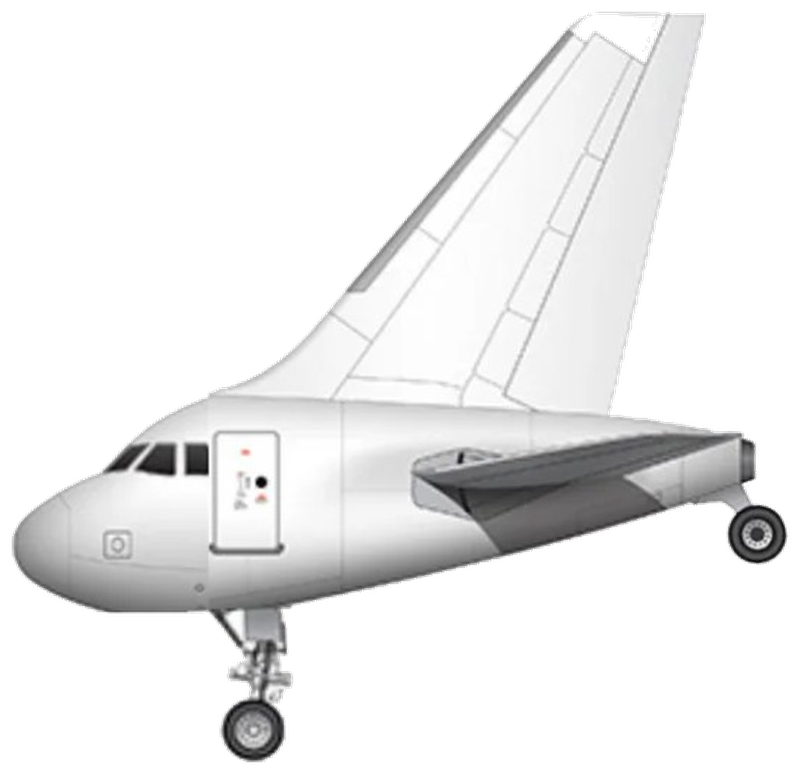
#> input picture img/liveries/src/a3.png, 800 x 774 px; its folder holds only this picture in this run
$ python build_livery_art.py
#> lines starting #> are read from the running program, lines starting #| are printed output that depends on the picture
"""Build in-game livery art from stacked side-profile templates.

For each PNG in img/liveries/src this script:
  1. finds the two stacked side profiles and crops out the TOP one (gear up)
  2. flood-fills the white background from the borders and makes it transparent
  3. saves the result to img/liveries/<name>.png
  4. prints normalized geometry hints (window strip band, fuselage band) that
     are hand-copied into js/liveryart.js

Requires Pillow.
"""
import os, sys, collections
from PIL import Image

SRC = os.path.join(os.path.dirname(__file__), "..", "img", "liveries", "src")
OUT = os.path.join(os.path.dirname(__file__), "..", "img", "liveries")

WHITE_TOL = 18          # how close to pure white counts as background
PAD = 6                 # padding around the cropped plane


def is_bg(px, tol=WHITE_TOL):
    r, g, b = px[0], px[1], px[2]
    return r >= 255 - tol and g >= 255 - tol and b >= 255 - tol


def row_counts(im):
    """Non-background pixel count per row."""
    w, h = im.size
    pix = im.load()
    counts = []
    for y in range(h):
        n = 0
        for x in range(0, w, 2):
            if not is_bg(pix[x, y]):
                n += 1
        counts.append(n)
    return counts


def top_plane_box(im):
    """Crop everything above the thinnest row near the vertical middle.

    The two stacked profiles overlap vertically (the lower plane's fin rises
    into the gap), so instead of a blank gap we split at the row with the
    least content between 30%% and 70%% of the height. Stray fragments of the
    lower plane are removed later by the largest-component filter.
    """
    counts = row_counts(im)
    h = len(counts)
    lo, hi = int(h * 0.30), int(h * 0.70)
    split = min(range(lo, hi), key=lambda y: counts[y])
    return (0, 0, im.size[0], split)


def make_transparent(im):
    """Flood fill near-white background from the border, set alpha 0."""
    im = im.convert("RGBA")
    w, h = im.size
    pix = im.load()
    seen = bytearray(w * h)
    q = collections.deque()
    for x in range(w):
        for y in (0, h - 1):
            if is_bg(pix[x, y]):
                q.append((x, y))
                seen[y * w + x] = 1
    for y in range(h):
        for x in (0, w - 1):
            if is_bg(pix[x, y]) and not seen[y * w + x]:
                q.append((x, y))
                seen[y * w + x] = 1
    while q:
        x, y = q.popleft()
        r, g, b, a = pix[x, y]
        pix[x, y] = (r, g, b, 0)
        for nx, ny in ((x-1, y), (x+1, y), (x, y-1), (x, y+1)):
            if 0 <= nx < w and 0 <= ny < h and not seen[ny * w + nx]:
                if is_bg(pix[nx, ny]):
                    seen[ny * w + nx] = 1
                    q.append((nx, ny))
    return im


def largest_component(im):
    """Keep only the biggest connected opaque blob, then tight-crop + pad."""
    w, h = im.size
    pix = im.load()
    label = [0] * (w * h)
    sizes = {}
    cur = 0
    for sy in range(h):
        for sx in range(w):
            if pix[sx, sy][3] > 0 and not label[sy * w + sx]:
                cur += 1
                q = collections.deque([(sx, sy)])
                label[sy * w + sx] = cur
                n = 0
                while q:
                    x, y = q.popleft()
                    n += 1
                    for nx, ny in ((x-1, y), (x+1, y), (x, y-1), (x, y+1)):
                        if 0 <= nx < w and 0 <= ny < h and not label[ny * w + nx] and pix[nx, ny][3] > 0:
                            label[ny * w + nx] = cur
                            q.append((nx, ny))
                sizes[cur] = n
    if not sizes:
        return im
    keep = max(sizes, key=sizes.get)
    x0, y0, x1, y1 = w, h, 0, 0
    for y in range(h):
        for x in range(w):
            if label[y * w + x] != keep:
                if pix[x, y][3] > 0:
                    r, g, b, a = pix[x, y]
                    pix[x, y] = (r, g, b, 0)
            else:
                x0 = min(x0, x); y0 = min(y0, y)
                x1 = max(x1, x); y1 = max(y1, y)
    return im.crop((max(0, x0 - PAD), max(0, y0 - PAD),
                    min(w, x1 + PAD + 1), min(h, y1 + PAD + 1)))


def geometry_hints(im):
    """Find the dark window strip and the fuselage vertical band."""
    w, h = im.size
    pix = im.load()
    # dark pixels (windows / cockpit) histogram per row
    dark_rows = [0] * h
    dark_cols_by_row = {}
    for y in range(h):
        for x in range(w):
            r, g, b, a = pix[x, y]
            if a > 100 and r < 90 and g < 90 and b < 90:
                dark_rows[y] += 1
                dark_cols_by_row.setdefault(y, []).append(x)
    # window strip: the row band with the most dark pixels
    best = max(range(h), key=lambda y: dark_rows[y])
    y0 = best
    while y0 > 0 and dark_rows[y0 - 1] > dark_rows[best] * 0.25:
        y0 -= 1
    y1 = best
    while y1 < h - 1 and dark_rows[y1 + 1] > dark_rows[best] * 0.25:
        y1 += 1
    cols = []
    for y in range(y0, y1 + 1):
        cols += dark_cols_by_row.get(y, [])
    x0, x1 = (min(cols), max(cols)) if cols else (0, 0)
    return {
        "win": (round(x0 / w, 3), round(y0 / h, 3), round(x1 / w, 3), round((y1 + 1) / h, 3)),
    }


def main():
    for name in sorted(os.listdir(SRC)):
        if not name.endswith(".png"):
            continue
        im = Image.open(os.path.join(SRC, name)).convert("RGB")
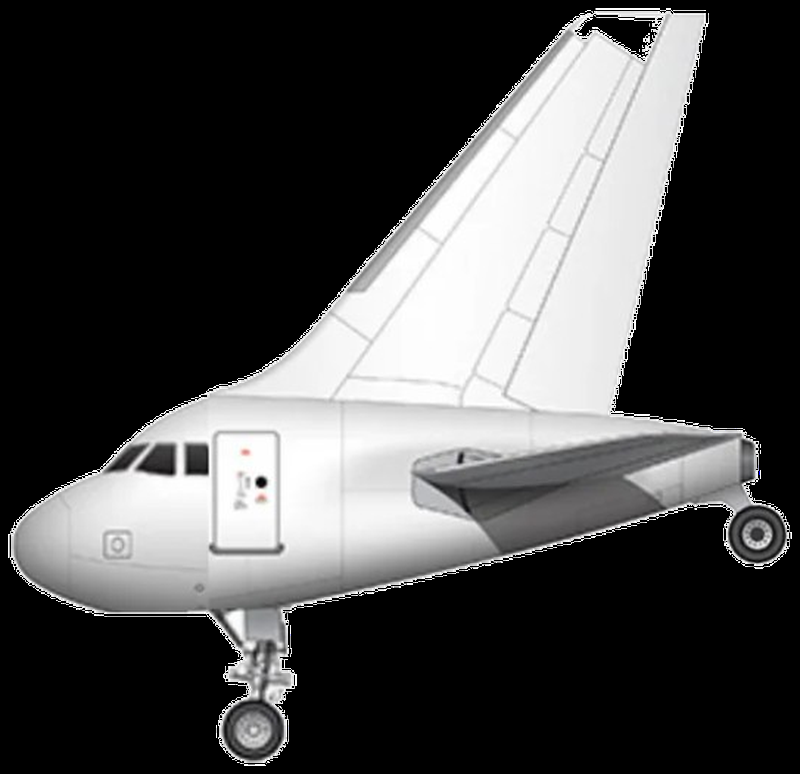
#> im: PIL image 800x774 RGB; mean R, G, B 74.1, 74.1, 74.1
        box = top_plane_box(im)
        crop = im.crop(box)
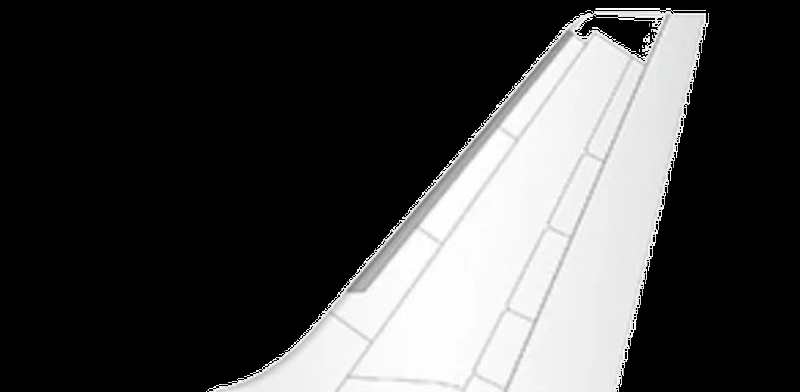
#> crop: PIL image 800x392 RGB; mean R, G, B 70.3, 70.3, 70.3
        out = largest_component(make_transparent(crop))
        out.save(os.path.join(OUT, name))
        hints = geometry_hints(out)
        print(f"{name}: size={out.size} win={hints['win']}")
#| a3.png: size=(800, 392) win=(0.0, 0.0, 0.999, 1.0)


if __name__ == "__main__":
    main()
